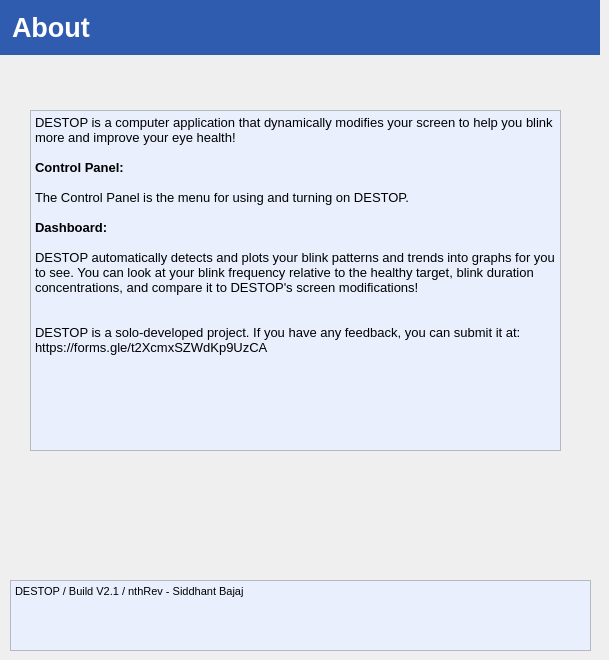
       <widget class="QWidget" name="AboutPage">
        <widget class="QWidget" name="AboutTitleBar" native="true">
         <property name="geometry">
          <rect>
           <x>0</x>
           <y>0</y>
           <width>600</width>
           <height>55</height>
          </rect>
         </property>
         <property name="minimumSize">
          <size>
           <width>600</width>
           <height>55</height>
          </size>
         </property>
         <property name="maximumSize">
          <size>
           <width>600</width>
           <height>55</height>
          </size>
         </property>
         <property name="styleSheet">
          <string notr="true">QWidget{
	
	
	background-color: rgb(47, 92, 175);
}</string>
         </property>
         <layout class="QHBoxLayout" name="horizontalLayout_11">
          <property name="leftMargin">
           <number>12</number>
          </property>
          <item>
           <layout class="QVBoxLayout" name="AboutTitleLayout">
            <item>
             <widget class="QLabel" name="AboutTitle">
              <property name="font">
               <font>
                <pointsize>20</pointsize>
                <weight>75</weight>
                <bold>true</bold>
               </font>
              </property>
              <property name="styleSheet">
               <string notr="true">QLabel{
	color: rgb(255, 255, 255);
}</string>
              </property>
              <property name="text">
               <string>About</string>
              </property>
             </widget>
            </item>
           </layout>
          </item>
          <item>
           <layout class="QVBoxLayout" name="verticalLayout_19">
            <item>
             <spacer name="horizontalSpacer_11">
              <property name="orientation">
               <enum>Qt::Horizontal</enum>
              </property>
              <property name="sizeHint" stdset="0">
               <size>
                <width>120</width>
                <height>20</height>
               </size>
              </property>
             </spacer>
            </item>
           </layout>
          </item>
         </layout>
        </widget>
        <widget class="QTextBrowser" name="AboutText">
         <property name="geometry">
          <rect>
           <x>30</x>
           <y>110</y>
           <width>531</width>
           <height>341</height>
          </rect>
         </property>
         <property name="styleSheet">
          <string notr="true">QTextBrowser {
	
	background-color: rgb(233, 239, 253);
	
	color: rgb(0, 0, 0);

}


</string>
         </property>
         <property name="html">
          <string>&lt;!DOCTYPE HTML PUBLIC &quot;-//W3C//DTD HTML 4.0//EN&quot; &quot;http://www.w3.org/TR/REC-html40/strict.dtd&quot;&gt;
&lt;html&gt;&lt;head&gt;&lt;meta name=&quot;qrichtext&quot; content=&quot;1&quot; /&gt;&lt;style type=&quot;text/css&quot;&gt;
p, li { white-space: pre-wrap; }
&lt;/style&gt;&lt;/head&gt;&lt;body style=&quot; font-family:'MS Shell Dlg 2'; font-size:8pt; font-weight:400; font-style:normal;&quot;&gt;
&lt;p style=&quot; margin-top:0px; margin-bottom:0px; margin-left:0px; margin-right:0px; -qt-block-indent:0; text-indent:0px;&quot;&gt;&lt;span style=&quot; font-size:10pt;&quot;&gt;DESTOP is a computer application that dynamically modifies your screen to help you blink more and improve your eye health! &lt;/span&gt;&lt;/p&gt;
&lt;p style=&quot;-qt-paragraph-type:empty; margin-top:0px; margin-bottom:0px; margin-left:0px; margin-right:0px; -qt-block-indent:0; text-indent:0px; font-size:10pt;&quot;&gt;&lt;br /&gt;&lt;/p&gt;
&lt;p style=&quot; margin-top:0px; margin-bottom:0px; margin-left:0px; margin-right:0px; -qt-block-indent:0; text-indent:0px;&quot;&gt;&lt;span style=&quot; font-size:10pt; font-weight:600;&quot;&gt;Control Panel:&lt;/span&gt;&lt;/p&gt;
&lt;p style=&quot;-qt-paragraph-type:empty; margin-top:0px; margin-bottom:0px; margin-left:0px; margin-right:0px; -qt-block-indent:0; text-indent:0px; font-size:10pt;&quot;&gt;&lt;br /&gt;&lt;/p&gt;
&lt;p style=&quot; margin-top:0px; margin-bottom:0px; margin-left:0px; margin-right:0px; -qt-block-indent:0; text-indent:0px;&quot;&gt;&lt;span style=&quot; font-size:10pt;&quot;&gt;The Control Panel is the menu for using and turning on DESTOP.&lt;/span&gt;&lt;/p&gt;
&lt;p style=&quot;-qt-paragraph-type:empty; margin-top:0px; margin-bottom:0px; margin-left:0px; margin-right:0px; -qt-block-indent:0; text-indent:0px; font-size:10pt;&quot;&gt;&lt;br /&gt;&lt;/p&gt;
&lt;p style=&quot; margin-top:0px; margin-bottom:0px; margin-left:0px; margin-right:0px; -qt-block-indent:0; text-indent:0px;&quot;&gt;&lt;span style=&quot; font-size:10pt; font-weight:600;&quot;&gt;Dashboard:&lt;/span&gt;&lt;/p&gt;
&lt;p style=&quot;-qt-paragraph-type:empty; margin-top:0px; margin-bottom:0px; margin-left:0px; margin-right:0px; -qt-block-indent:0; text-indent:0px; font-size:10pt;&quot;&gt;&lt;br /&gt;&lt;/p&gt;
&lt;p style=&quot; margin-top:0px; margin-bottom:0px; margin-left:0px; margin-right:0px; -qt-block-indent:0; text-indent:0px;&quot;&gt;&lt;span style=&quot; font-size:10pt;&quot;&gt;DESTOP automatically detects and plots your blink patterns and trends into graphs for you to see. You can look at your blink frequency relative to the healthy target, blink duration concentrations, and compare it to DESTOP's screen modifications!&lt;/span&gt;&lt;/p&gt;
&lt;p style=&quot;-qt-paragraph-type:empty; margin-top:0px; margin-bottom:0px; margin-left:0px; margin-right:0px; -qt-block-indent:0; text-indent:0px; font-size:10pt;&quot;&gt;&lt;br /&gt;&lt;/p&gt;
&lt;p style=&quot;-qt-paragraph-type:empty; margin-top:0px; margin-bottom:0px; margin-left:0px; margin-right:0px; -qt-block-indent:0; text-indent:0px; font-size:10pt;&quot;&gt;&lt;br /&gt;&lt;/p&gt;
&lt;p style=&quot; margin-top:0px; margin-bottom:0px; margin-left:0px; margin-right:0px; -qt-block-indent:0; text-indent:0px;&quot;&gt;&lt;span style=&quot; font-size:10pt;&quot;&gt;DESTOP is a solo-developed project. If you have any feedback, you can submit it at:&lt;/span&gt;&lt;/p&gt;
&lt;p style=&quot; margin-top:0px; margin-bottom:0px; margin-left:0px; margin-right:0px; -qt-block-indent:0; text-indent:0px;&quot;&gt;&lt;span style=&quot; font-size:10pt;&quot;&gt;https://forms.gle/t2XcmxSZWdKp9UzCA&lt;/span&gt;&lt;/p&gt;&lt;/body&gt;&lt;/html&gt;</string>
         </property>
        </widget>
        <widget class="QTextBrowser" name="textBrowser_4">
         <property name="geometry">
          <rect>
           <x>10</x>
           <y>580</y>
           <width>581</width>
           <height>71</height>
          </rect>
         </property>
         <property name="styleSheet">
          <string notr="true">QTextBrowser {
	
	background-color: rgb(233, 239, 253);
	
	color: rgb(0, 0, 0);

}


</string>
         </property>
         <property name="html">
          <string>&lt;!DOCTYPE HTML PUBLIC &quot;-//W3C//DTD HTML 4.0//EN&quot; &quot;http://www.w3.org/TR/REC-html40/strict.dtd&quot;&gt;
&lt;html&gt;&lt;head&gt;&lt;meta name=&quot;qrichtext&quot; content=&quot;1&quot; /&gt;&lt;style type=&quot;text/css&quot;&gt;
p, li { white-space: pre-wrap; }
&lt;/style&gt;&lt;/head&gt;&lt;body style=&quot; font-family:'MS Shell Dlg 2'; font-size:8pt; font-weight:400; font-style:normal;&quot;&gt;
&lt;p style=&quot; margin-top:0px; margin-bottom:0px; margin-left:0px; margin-right:0px; -qt-block-indent:0; text-indent:0px;&quot;&gt;DESTOP / Build V2.1 / nthRev - Siddhant Bajaj&lt;/p&gt;&lt;/body&gt;&lt;/html&gt;</string>
         </property>
        </widget>
       </widget>
